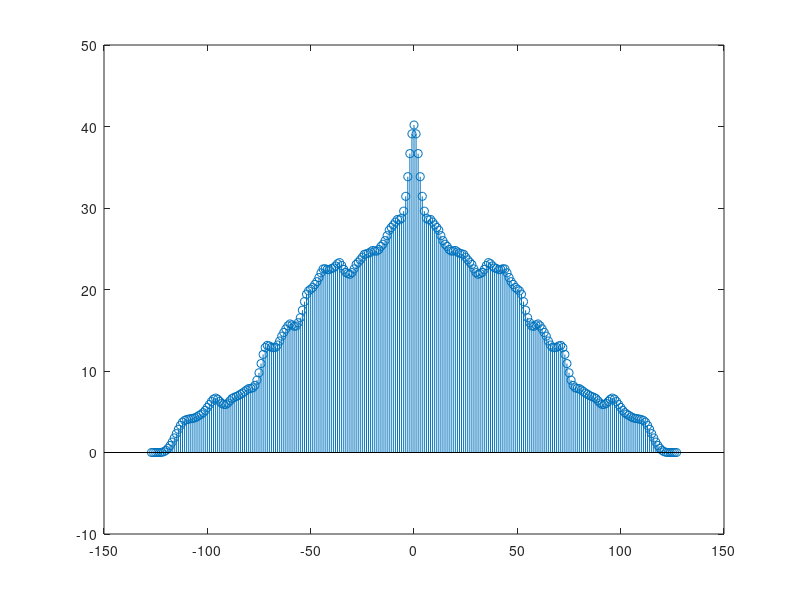

Write the MATLAB code that produced this figure. (Note: this script raises an error after producing the figure.)
clc, clear, close all;

% 训练序列(32个符号)
train_seq = [
    0 2 2 1 0 3 2 1 ...
    0 3 1 3 3 0 2 2 ...
    2 3 3 1 2 0 1 1 ...
    0 1 0 3 1 3 2 0
];

% 相关模版(128*6)
DataL = 32; 
sps = 4;
span = 2;

h = [0,14,31,46,52,46,31,14,0];
mem = round([zeros(1, sps*span+1);h/3;h*2/3;h]);

x0 = train_seq(end);
x = train_seq;
y = zeros(1, DataL*sps);
for i = 0:DataL-1
  if i == 0 
    y(1) = mem(x0+1, 5)+mem(x(i+1)+1, 9);
    y(2) = mem(x0+1, 4)+mem(x(i+1)+1, 8);
    y(3) = mem(x0+1, 3)+mem(x(i+1)+1, 7);
    y(4) = mem(x0+1, 2)+mem(x(i+1)+1, 6);
  else 
    y(i*sps+1) = mem(x(i)+1, 5)+mem(x(i+1)+1, 9);
    y(i*sps+2) = mem(x(i)+1, 4)+mem(x(i+1)+1, 8);
    y(i*sps+3) = mem(x(i)+1, 3)+mem(x(i+1)+1, 7);
    y(i*sps+4) = mem(x(i)+1, 2)+mem(x(i+1)+1, 6);
  end
end

corr_template = round(y);

% 相关
alpha = 0.5 + 0.5*rand;
s = alpha * y;
s = s/sum(s);
[r, lags] = xcorr(s, corr_template);
stem(lags, r);

% 保存系数
write_mem(train_seq, 2, 'train_sequence_32x2.mem');
write_mem(corr_template, 6, 'corr_template_128x6.mem');

function write_mem(data, bit_width, file_name)
    mem_file = file_name;
    fid = fopen(mem_file,'w');
    for i = 1:length(data) 
        fprintf(fid,'%s\n',dec2bin(data(i),bit_width));
    end
    fclose(fid);
end
